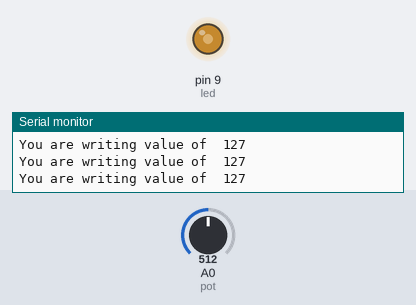
Bench run of a sketch on a simulated Arduino Uno, built with avr-gcc and run on an emulated ATmega328P. Shown: output pins drawn as LEDs (lit = HIGH), the last lines printed to the serial monitor. The inputs (shaded band) are chosen by the test bench; at power-on: A0 (pot) = 512.

Above: at 1.2 s.
1.3 s: A0 (pot) set to 412
At 2.2 s:
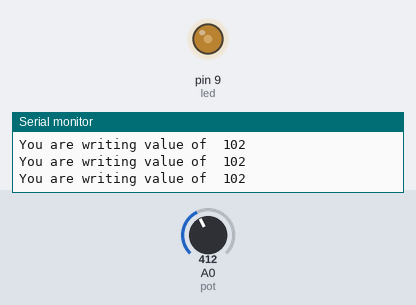
4.3 s: A0 (pot) set to 392
At 5.5 s:
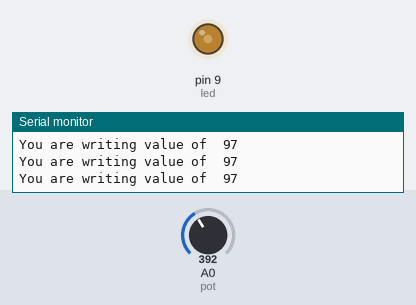
7.3 s: A0 (pot) set to 716
At 8.4 s:
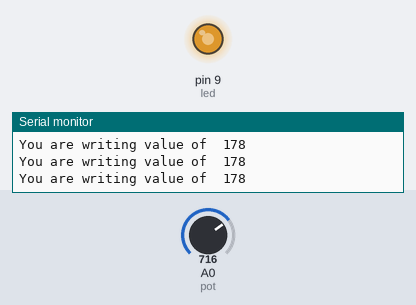
8.8 s: A0 (pot) set to 122
At 9.4 s:
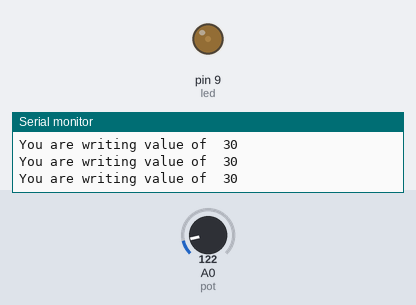
10.3 s: A0 (pot) set to 900
At 10.9 s:
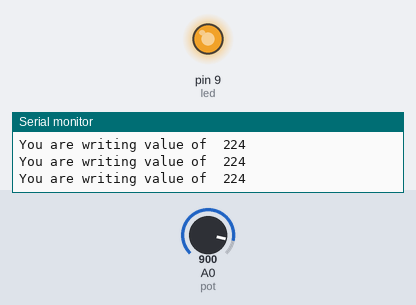
11.8 s: A0 (pot) set to 511
At 13.2 s:
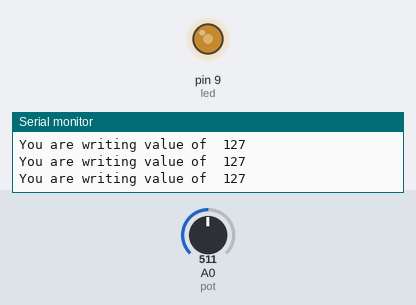
Timing chart, 0 to 14.8 s (numbered marks = the images above; inputs shaded):
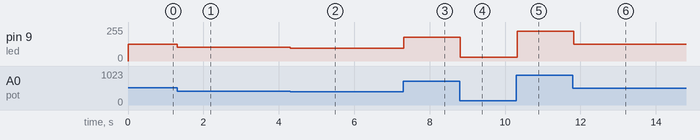

Measured:
- after the input at 1.3 s, pin 9 (led): 127/255 → 102/255 at once
- after the input at 4.3 s, pin 9 (led): 102/255 → 97/255 at once
- after the input at 7.3 s, pin 9 (led): 97/255 → 178/255 at once
- after the input at 8.8 s, pin 9 (led): 178/255 → 30/255 at once
- after the input at 10.3 s, pin 9 (led): 30/255 → 224/255 at once
- after the input at 11.8 s, pin 9 (led): 224/255 → 127/255 at once

The sketch:

21_dimmer_circuit1.ino
```cpp
int pot=A0;
int led=9;
int read;//to read potentiometer
int write; // for writing to led

void setup ()
{
  pinMode(pot, INPUT);
  pinMode(led, OUTPUT);
  Serial.begin(9600);
}

void loop()
{
  read= analogRead(pot);
  write= (255./1023.)*read;// renge 0 to 1023
  analogWrite(led, write);
  Serial.print("\nYou are writing value of  ");
  Serial.print(write);
}
```
